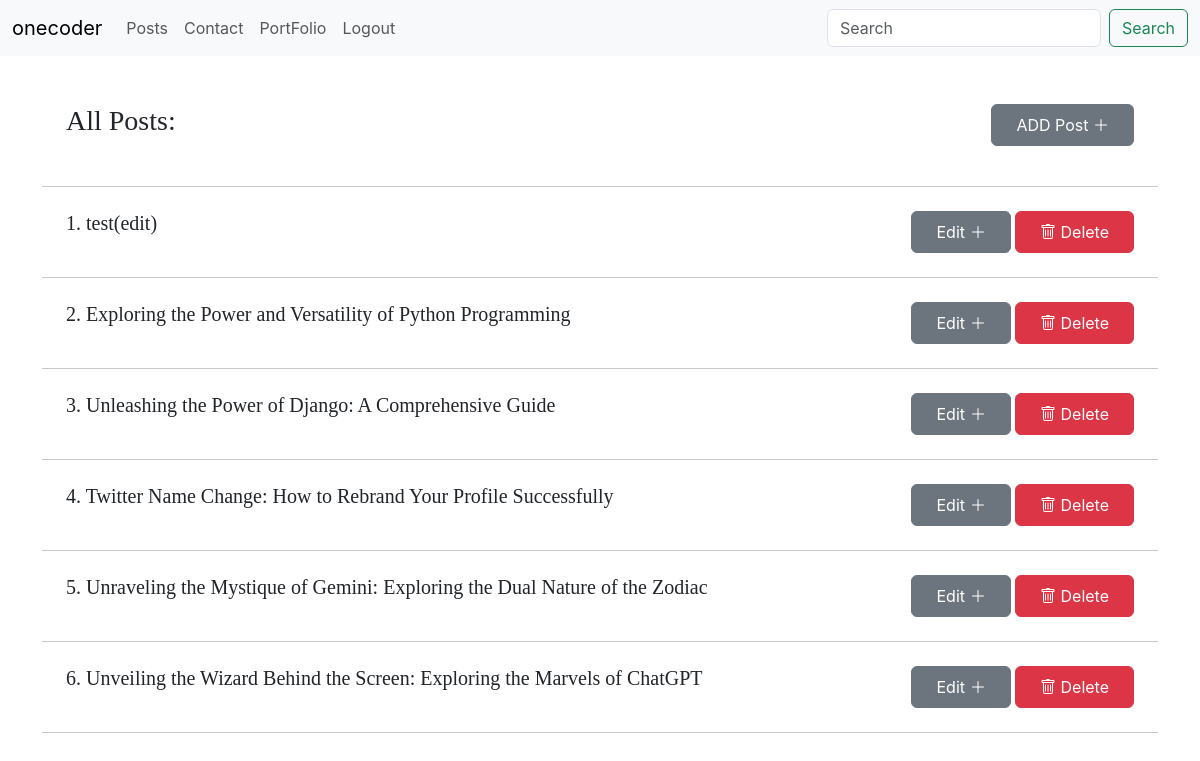
Page /post/ on the committed database.
### user/models.py (models this page shows, shortened)
class Blog(models.Model):
    title=models.TextField()
    Subtitle=models.TextField()
    content=models.TextField()
    slug=models.SlugField()
    date=models.DateField()
    img=models.ImageField(upload_to='media/')
    views=models.IntegerField(default=0)

### user/views.py (the view)
# urls.py: path('post/', views.post),
def post(request):
    blog=Blog.objects.all().order_by('id').reverse()
    return render(request,'post.html',{'blog':blog})

### templates/post.html (shortened to what this page needs)
{% extends "loginbase.html" %}
{%load static%}
{%block body%}
<div class="container">
<div class="p-4 mt-4 d-flex justify-content-between ">
    <h3> All Posts: </h3>
  <a href="/addpost">
  <button class="btn btn-secondary px-4 py-2"> ADD Post <svg xmlns="http://www.w3.org/2000/svg" width="16" height="16" fill="currentColor" class="bi bi-plus-lg" viewBox="0 0 16 16">
        <path fill-rule="evenodd" d="M8 2a.5.5 0 0 1 .5.5v5h5a.5.5 0 0 1 0 1h-5v5a.5.5 0 0 1-1 0v-5h-5a.5.5 0 0 1 0-1h5v-5A.5.5 0 0 1 8 2"/>
      </svg></button></a>
</div>
<hr />
{%if blog%}
{%for i in blog%}
<div class="px-4 py-2 my-2 d-flex justify-content-between ">
  <h5>{{forloop.counter}}. {{i.title}} </h5>
  <div>
<a href="/editblog?slug={{i.slug}}">
<button class="btn btn-secondary px-4 py-2"> Edit <svg xmlns="http://www.w3.org/2000/svg" width="16" height="16" fill="currentColor" class="bi bi-plus-lg" viewBox="0 0 16 16">
      <path fill-rule="evenodd" d="M8 2a.5.5 0 0 1 .5.5v5h5a.5.5 0 0 1 0 1h-5v5a.5.5 0 0 1-1 0v-5h-5a.5.5 0 0 1 0-1h5v-5A.5.5 0 0 1 8 2"/>
    </svg></button></a>
    <a href="/deletepost?id={{i.id}}">
      <button class="btn btn-danger px-4 py-2"> Delete</button></a>
      </div>
</div>
<hr />
{%endfor%}
{%endif%}
</div>
{%endblock%}

### static/style.css (style rules this page uses)
* { margin:0 }
* { margin: 0; padding: 0; box-sizing: border-box; }
body { font-family: "Inter", sans-serif; }
h1, h2, h3, h4, h5, h6 { font-family: "Playfair Display", Georgia, "Times New Roman", serif; }
.bi { vertical-align: -.125em; fill: currentColor; }

### rows in the picture
Blog: title "test(edit)"
Blog: title "Exploring the Power and Versatility of Python Programming"
Blog: title "Unleashing the Power of Django: A Comprehensive Guide"
Blog: title "Twitter Name Change: How to Rebrand Your Profile Successfully"
Blog: title "Unraveling the Mystique of Gemini: Exploring the Dual Nature of the Zodiac"
Blog: title "Unveiling the Wizard Behind the Screen: Exploring the Marvels of ChatGPT"
